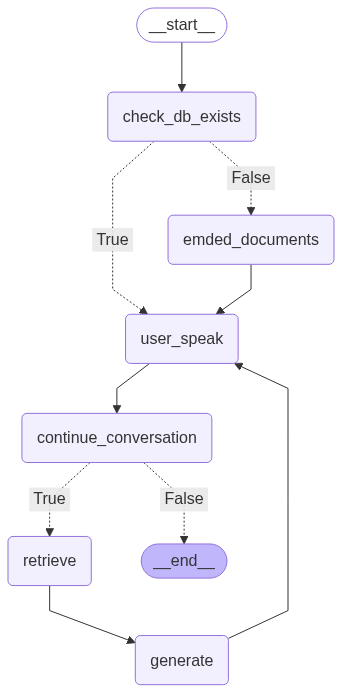

This chart was generated by the following Python code:
import configparser
import os
import glob
import requests
import PyPDF2
from PyPDF2 import PdfReader
from typing_extensions import TypedDict
from typing import List
from langchain_groq import ChatGroq
from langgraph.graph import START, END, StateGraph
from langchain_core.messages import HumanMessage, AIMessage
from typing import Annotated
from langgraph.graph.message import add_messages
from langchain_chroma import Chroma
import re
from langchain_core.documents import Document
from langchain.text_splitter import RecursiveCharacterTextSplitter
import matplotlib.pyplot as plt
import chromadb
from langchain_huggingface import HuggingFaceEmbeddings
from langchain.embeddings.base import Embeddings
from sentence_transformers import SentenceTransformer

class CustomEmbeddings(Embeddings):
    def __init__(self, model_name: str):
        self.model = SentenceTransformer(model_name)

    def embed_documents(self, documents: List[str]) -> List[List[float]]:  # type: ignore
        return [self.model.encode(d).tolist() for d in documents]

    def embed_query(self, query: str) -> List[float]: # type: ignore
        return self.model.encode([query])[0].tolist()

class State(TypedDict):
    messages: Annotated[list, add_messages]
    embeded: bool
    question: str
    context: List[Document]
    vector_db: dict
    continue_chat: bool

def extract_text_from_pdf_and_txt(folder_path):
    try:
        # List all PDF and TXT files in the specified folder
        pdf_and_txt_files = [f for f in os.listdir(folder_path) if f.endswith('.pdf') or f.endswith('.txt')]
        
        # Dictionary to store the text extracted from each file
        extracted_text = {}
        
        for filename in pdf_and_txt_files:
            filepath = os.path.join(folder_path, filename)
            try:
                text = ''
                
                # If the file is a PDF
                if filename.endswith('.pdf'):
                    with open(filepath, 'rb') as file:
                        reader = PyPDF2.PdfReader(file)
                        for page in reader.pages:
                            text += page.extract_text()
                
                # If the file is a TXT file
                elif filename.endswith('.txt'):
                    with open(filepath, 'r', encoding='utf-8') as file:
                        text = file.read()

                # Remove special characters (anything that is not a letter, digit, or space)
                text = re.sub(r'[^a-zA-Z0-9\s]', '', text)

                # Store the extracted text by the file name
                extracted_text[filename] = text

            except Exception as e:
                print(f"Error extracting text from {filename}: {e}")

        # Combine all the extracted text from the files
        all_text = ''.join(extracted_text.values())
        return all_text
    
    except Exception as e:
        print(f"Error processing files: {e}")
        return None

def read_texts_and_pdfs(folder_path):
    combined_text = ""

    for filename in os.listdir(folder_path):
        file_path = os.path.join(folder_path, filename)

        if os.path.isfile(file_path):
            if filename.lower().endswith('.txt'):
                try:
                    with open(file_path, 'r', encoding='utf-8') as f:
                        combined_text += f.read() + "\n"
                except Exception as e:
                    print(f"Error reading text file {filename}: {e}")
            
            elif filename.lower().endswith('.pdf'):
                try:
                    reader = PdfReader(file_path)
                    for page in reader.pages:
                        combined_text += page.extract_text() or ""  # extract_text might return None
                    combined_text += "\n"
                except Exception as e:
                    print(f"Error reading PDF file {filename}: {e}")

    return combined_text
    
def check_db_exists(state: State) -> State:

    config_path = "config.ini"    
    config = configparser.RawConfigParser()
    config.read(config_path)

    persist_directory = config.get("Embedding_model_config", "persist_directory")
    
    # Check if the SQLite database file exists
    sql_path = os.path.join(persist_directory, 'chroma.sqlite3')
    if not os.path.exists(sql_path):
        state['embeded'] = False
        return state

    subdirs = [
        d for d in os.listdir(persist_directory)
        if os.path.isdir(os.path.join(persist_directory, d))
    ]

    bin_files_found = any(
        len(glob.glob(os.path.join(persist_directory, subdir, '*.bin'))) >= 4
        for subdir in subdirs
    )

    if not bin_files_found:
        print("No .bin files found in the vector store.")
        state['embeded'] = False
        return state

    embedding_model = CustomEmbeddings(model_name="sentence-transformers/all-MiniLM-L6-v2")

    print("Vector store and embeddings are present.")
    persistent_client = chromadb.PersistentClient(path=persist_directory)

    vector_db = Chroma(
    client=persistent_client,
    embedding_function=embedding_model)

    state["vector_db"] = vector_db # type: ignore
    state['embeded'] = True
    return state

def emded_documents(state: State) -> State: 
    
    config_file = 'config.ini'
    config = configparser.RawConfigParser()
    config.read(config_file)
    
    chunk_size = int(config.get("Embedding_model_config", "chunk_size"))
    chunk_overlap = int(config.get("Embedding_model_config", "chunk_overlap"))
    doc_path = 'docs'

    embedding_model = CustomEmbeddings(model_name="sentence-transformers/all-MiniLM-L6-v2")

    persist_directory = config.get("Embedding_model_config", "PERSIST_DIRECTORY")
    corpus_doc = read_texts_and_pdfs(doc_path)

    vector_db = Chroma(
    embedding_function=embedding_model,
    persist_directory=persist_directory,  # Where to save data locally, remove if not necessary
    )

    document = Document(
    page_content = corpus_doc, # type: ignore
    # metadata={"source": "tweet"},
    id=1
    )

    text_splitter = RecursiveCharacterTextSplitter(chunk_size = chunk_size, chunk_overlap = chunk_overlap)

    doc_splits = text_splitter.split_documents([document])
    
    vector_db.add_documents(doc_splits)
                               
    state["vector_db"] = vector_db # type: ignore
    state["embeded"] = True
    return state

def retrieve(state: State):

    config_path = "config.ini"
    config = configparser.RawConfigParser()
    config.read(config_path)
    
    no_of_chunks = int(config.get("Embedding_model_config", "no_of_chunks"))

    vector_db = state["vector_db"]
    retrieved_docs = vector_db.similarity_search(state["question"], k = no_of_chunks) # type: ignore
    state["context"] = retrieved_docs
    return state

def generate(state: State):
    
    docs_content = "\n\n".join(doc.page_content for doc in state["context"])
    
    question = state["question"]

    human_message = f'''
    {question}

    {docs_content}
    '''
    
    state["messages"].append(HumanMessage(content = human_message))

    config_path = "config.ini"
    config = configparser.RawConfigParser()
    config.read(config_path) 

    os.environ["GROQ_API_KEY"] = config.get('LLM_config', 'groq_api_key')

    model_name = config.get('LLM_config', 'model_name')
    model_temperature = int(config.get('LLM_config', 'model_temperature'))

    llm = ChatGroq(model= model_name, temperature = model_temperature)

    # Generate a response using the language model
    response = llm.invoke(state["messages"])
    # Update the state with the new messages
    state["messages"].append(response)
    
    # Print the chatbot's response
    print("RAG-bot:", state["messages"][-1].content)

    return state

def user_speak(state: State) ->State:
    user_input = input("You: ")
    state["question"] = user_input
    state["messages"].append(HumanMessage(content = user_input))
    return state

def continue_conversation(state: State) -> State:
    if state["messages"][-1].content == "exit":
        state["continue_chat"] = False
        print("RAG-bot: Goodbye!")
    else:
        state["continue_chat"] = True
    return state

def main():

    # Set up the state graph
    graph = StateGraph(State)

    # Add nodes
    graph.add_node("check_db_exists", check_db_exists)
    graph.add_node("emded_documents", emded_documents)
    graph.add_node("retrieve", retrieve)
    graph.add_node("generate", generate)
    graph.add_node("user_speak", user_speak)
    graph.add_node("continue_conversation", continue_conversation)

    # Add edges
    graph.add_edge(START, "check_db_exists")
    graph.add_conditional_edges("check_db_exists", lambda x:x["embeded"],
                                {
                                    True: "user_speak",
                                    False:"emded_documents"
                                })
    graph.add_edge("emded_documents", "user_speak")
    graph.add_edge("user_speak", "continue_conversation")
    graph.add_conditional_edges("continue_conversation", lambda x: x["continue_chat"],
            {
                True: "retrieve",
                False: END
            })
    graph.add_edge("retrieve", "generate")
    graph.add_edge("generate", "user_speak")

    compiled_graph = graph.compile()
    # Assuming compiled_graph.get_graph().draw_mermaid_png() returns the image data
    image_data = compiled_graph.get_graph().draw_mermaid_png()

    # If you have the image as a file (e.g., saved as PNG), you can display it like this:
    with open("RAG-based_chat_bot.png", "wb") as f:
        f.write(image_data)

    state = {"messages": []}

    state = compiled_graph.invoke(state)

    print(state["messages"][-1].content)

if __name__ == "__main__":
    main()
